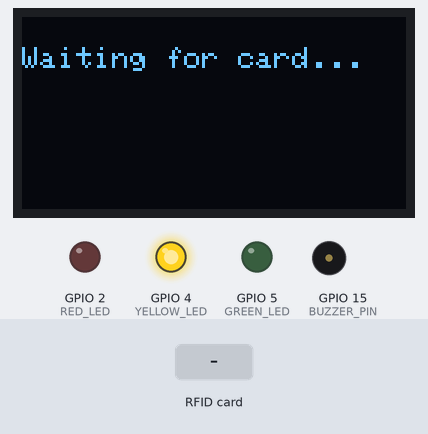
A sketch run on a simulated ESP32. Shown: 128×64 one-colour display, output pins drawn as LEDs (lit = HIGH), buzzer (waves = sounding). The test bench sets the inputs (shaded band). What the sketch prints to the serial monitor is not drawn.

Above: at 3.8 s.
3.9 s: RFID card 24 F0 78 70 held to the reader
At 5.7 s:
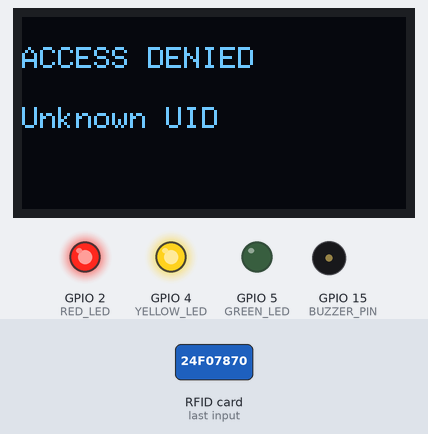
At 9.2 s:
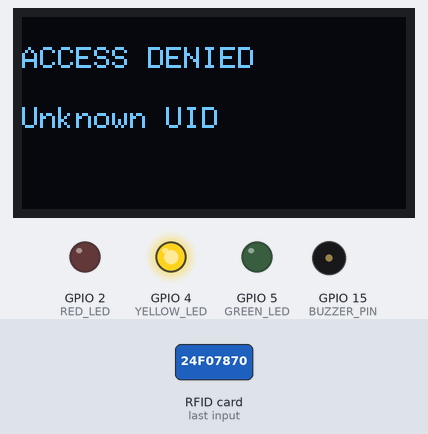
Timing chart, 0 to 10.7 s (numbered marks = the images above; inputs shaded):
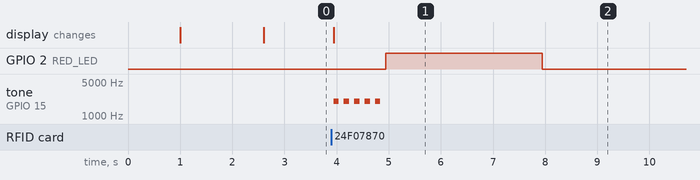

The sketch:

Code_For_BUzzer_RFID_Lights_Google_SHeets_OLED_Screen.ino
```cpp
#include <SPI.h>
#include <MFRC522.h>
#include <WiFi.h>
#include <Adafruit_GFX.h>
#include <Adafruit_SSD1306.h>

// ---------- PIN CONFIG ----------
#define SDA_PIN     10  // RC522 SDA
#define RST_PIN     9   // RC522 RST
#define BUZZER_PIN  15
#define GREEN_LED   5
#define RED_LED     2
#define YELLOW_LED  4

#define OLED_SDA    17
#define OLED_SCL    18

#define SCREEN_WIDTH 128
#define SCREEN_HEIGHT 64

// ---------- OBJECTS ----------
MFRC522 mfrc522(SDA_PIN, RST_PIN);
Adafruit_SSD1306 display(SCREEN_WIDTH, SCREEN_HEIGHT, &Wire, -1);

// ---------- WIFI (FAKE) ----------
const char* ssid = "bilalll";
const char* password = "24f07870";

// ---------- UID CONFIG ----------
byte uidAhmedHassan[4] = {0x53, 0x15, 0x6B, 0x30};
byte uidRajaBilal[4]   = {0xB3, 0x23, 0xB2, 0xA7};
byte uidAliAhmed[4]    = {0xF3, 0x89, 0x26, 0x0E};

// ---------- SETUP ----------
void setup() {
  Serial.begin(115200);
  delay(1000);
  Serial.println("Starting...");

  pinMode(BUZZER_PIN, OUTPUT);
  pinMode(GREEN_LED, OUTPUT);
  pinMode(RED_LED, OUTPUT);
  pinMode(YELLOW_LED, OUTPUT);
  digitalWrite(YELLOW_LED, HIGH);

  // OLED
  Wire.begin(OLED_SDA, OLED_SCL);
  if (!display.begin(SSD1306_SWITCHCAPVCC, 0x3C)) {
    Serial.println("OLED failed.");
    while (true);
  }
  display.clearDisplay();
  display.setTextSize(1);
  display.setTextColor(SSD1306_WHITE);

  // RFID
  SPI.begin(12, 13, 11, SDA_PIN); // SCK, MISO, MOSI, SS
  mfrc522.PCD_Init();
  Serial.println("RFID Reader initialized.");

  // Fake WiFi Connection
  Serial.println("Connecting to WiFi...");
  delay(1500);
  Serial.println("WiFi connected.");
  Serial.println("IP address: 192.168.150.124");

  showOLED("Waiting for card...", "");
}

// ---------- MAIN LOOP ----------
void loop() {
  if (!mfrc522.PICC_IsNewCardPresent()) return;
  if (!mfrc522.PICC_ReadCardSerial()) return;

  Serial.println("\nCard detected!");
  byte* uid = mfrc522.uid.uidByte;

  if (compareUID(uid, uidAhmedHassan)) {
    showAccess("Ahmed Hassan", "f240766");
  }
  else if (compareUID(uid, uidRajaBilal)) {
    showAccess("Raja Bilal", "f240787");
  }
  else if (compareUID(uid, uidAliAhmed)) {
    showAccess("Ali Shahbaz", "f246061");
  }
  else {
    Serial.println("Unauthorized card.");
    showOLED("ACCESS DENIED", "Unknown UID");
    failureFeedback();
  }

  mfrc522.PICC_HaltA();
  mfrc522.PCD_StopCrypto1();
  delay(2000);
}

// ---------- FUNCTIONS ----------
bool compareUID(byte *uid1, byte *uid2) {
  for (int i = 0; i < 4; i++) {
    if (uid1[i] != uid2[i]) return false;
  }
  return true;
}

void showAccess(String name, String rollNo) {
  Serial.println("Authorized card:");
  Serial.println("Name: " + name);
  Serial.println("Roll No: " + rollNo);
  Serial.println("[HTTPS] GET... code: 200");
  showOLED(name, "Roll#: " + rollNo);
  successFeedback();
}

void successFeedback() {
  tone(BUZZER_PIN, 1000, 200);
  digitalWrite(GREEN_LED, HIGH);
  delay(3000);
  digitalWrite(GREEN_LED, LOW);
}

void failureFeedback() {
  for (int i = 0; i < 5; i++) {
    tone(BUZZER_PIN, 2000, 100);
    delay(200);
  }
  digitalWrite(RED_LED, HIGH);
  delay(3000);
  digitalWrite(RED_LED, LOW);
}

void showOLED(String line1, String line2) {
  display.clearDisplay();
  display.setCursor(0, 10);
  display.println(line1);
  display.setCursor(0, 30);
  display.println(line2);
  display.display();
}
```

Measured:
- after the input at 3.9 s, GPIO 2 (RED_LED): LOW → HIGH after 1.0 s, → LOW 3.0 s later; tone on GPIO 15 (BUZZER_PIN): alternates 2000 Hz for 0.10 s and silent for 0.10 s, 10 changes in all, then stays silent, starting at once; the display: changes at once (image 1)
